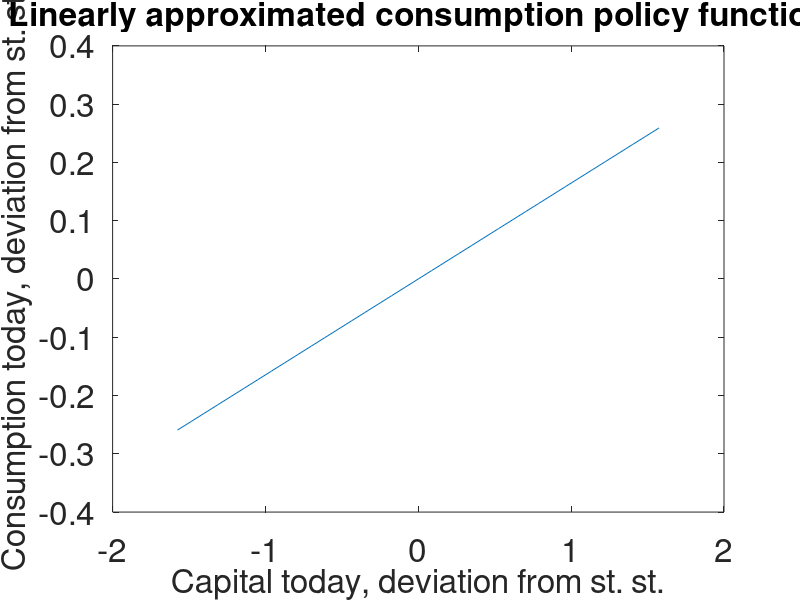
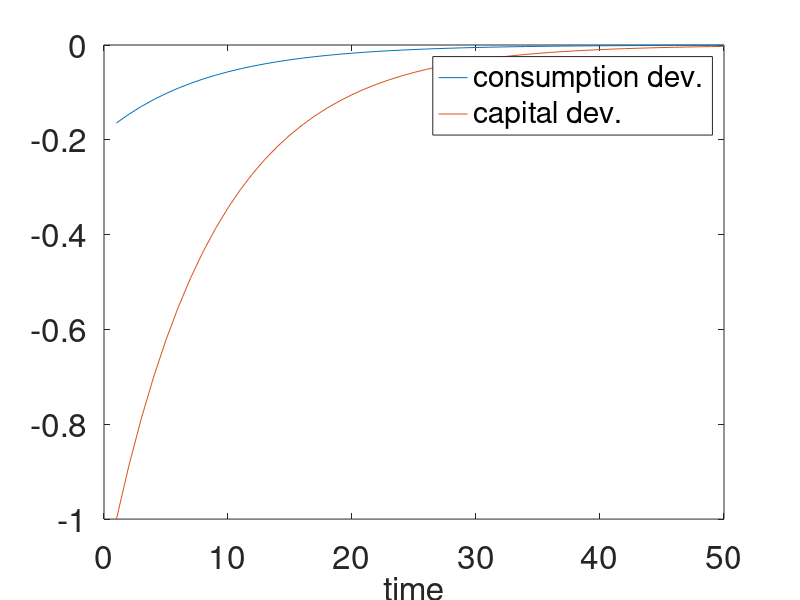
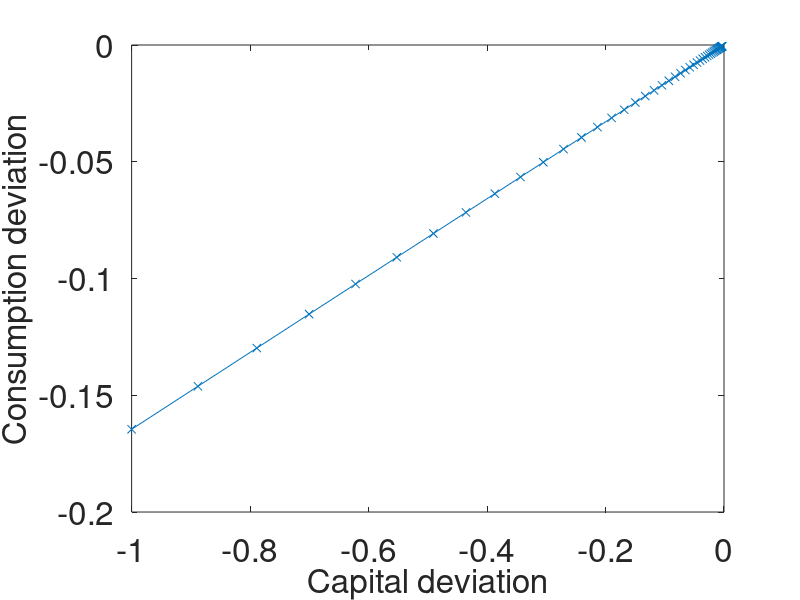

These charts were generated, in order, by the following MATLAB code:
% linearized solution of a Ramsey model
% CRRA utility function
% u(c) = (c^(1 - \sigma) - 1)/(1 - \sigma),
% Cobb-Douglas production function
% Thomas Hintermaier, hinterma@uni-bonn.de
% November 3, 2019
% ----------------------------------------------
clear all;   % some housekeeping

beta = 0.95; % discount factor

theta = 1.0/beta - 1.0; % discount rate

sigma = 2.0; % utility curvature

alpha = 0.3; % exponent on capital

delta = 0.1; % depreciation rate

T = 50; % number of time periods to simulate

% computing the steady state
% ==========================
Kss = ( (1-beta+delta*beta) / (alpha*beta) )^(1/(alpha-1));

Css = Kss^alpha - delta*Kss;

% getting entries of the A matrix,
% using steady state values and corresponding derivatives
% =======================================================
coeff1 = -(1.0/sigma)*Css*alpha*(alpha-1.0)*Kss^(alpha - 2.0);

A = NaN*zeros(2,2);

A(1,1) = 1.0 + beta*coeff1;

A(1,2) = -coeff1;

A(2,1) = -1.0;

A(2,2) = 1.0/beta;

[V,D] = eig(A); % returns eigenvectors collected in the columns of V,
                % and the corresponding eigenvalues on the diagonal of D

% finding out at which position the stable eigenvalue appears
for i_D = 1:2;
    if abs(D(i_D,i_D)) < 1.0;
       stab_col_ind = i_D;
    end; % of if      
end; % of for loop running over the diagonal of the matrix D

% Defining the grid range and number of grid points
K_range = -Kss*0.6:Kss/30:Kss*0.6;

% The linearly approximated consumption policy function
C_dev_lin = (V(1,stab_col_ind)/V(2,stab_col_ind))*K_range;

figure(11);
plot(K_range,C_dev_lin);
set(gca,"fontsize", 24)
xlabel('Capital today, deviation from st. st.','FontSize',24);
ylabel('Consumption today, deviation from st. st.','FontSize',24);
title('Linearly approximated consumption policy function','FontSize',24);

x_t = NaN*zeros(2,T); % initializing the array for the simulated variables
% Simulating dynamics for some variables
x_t(2,1) = -1;
x_t(1,1) = (V(1,stab_col_ind)/V(2,stab_col_ind))*x_t(2,1);

for t = 2:T;
    
    x_t(2,t) = A(2,:)*x_t(:,t-1);
    x_t(1,t) = (V(1,stab_col_ind)/V(2,stab_col_ind))*x_t(2,t);
    
end;

figure(21);
plot(1:T,x_t);
set(gca,"fontsize", 24)
xlabel('time','FontSize',24);
legend('consumption dev.','capital dev.');

figure(22);
plot(x_t(2,:),x_t(1,:),'-x');
set(gca,"fontsize", 24)
ylabel('Consumption deviation','FontSize',24);
xlabel('Capital deviation','FontSize',24);












